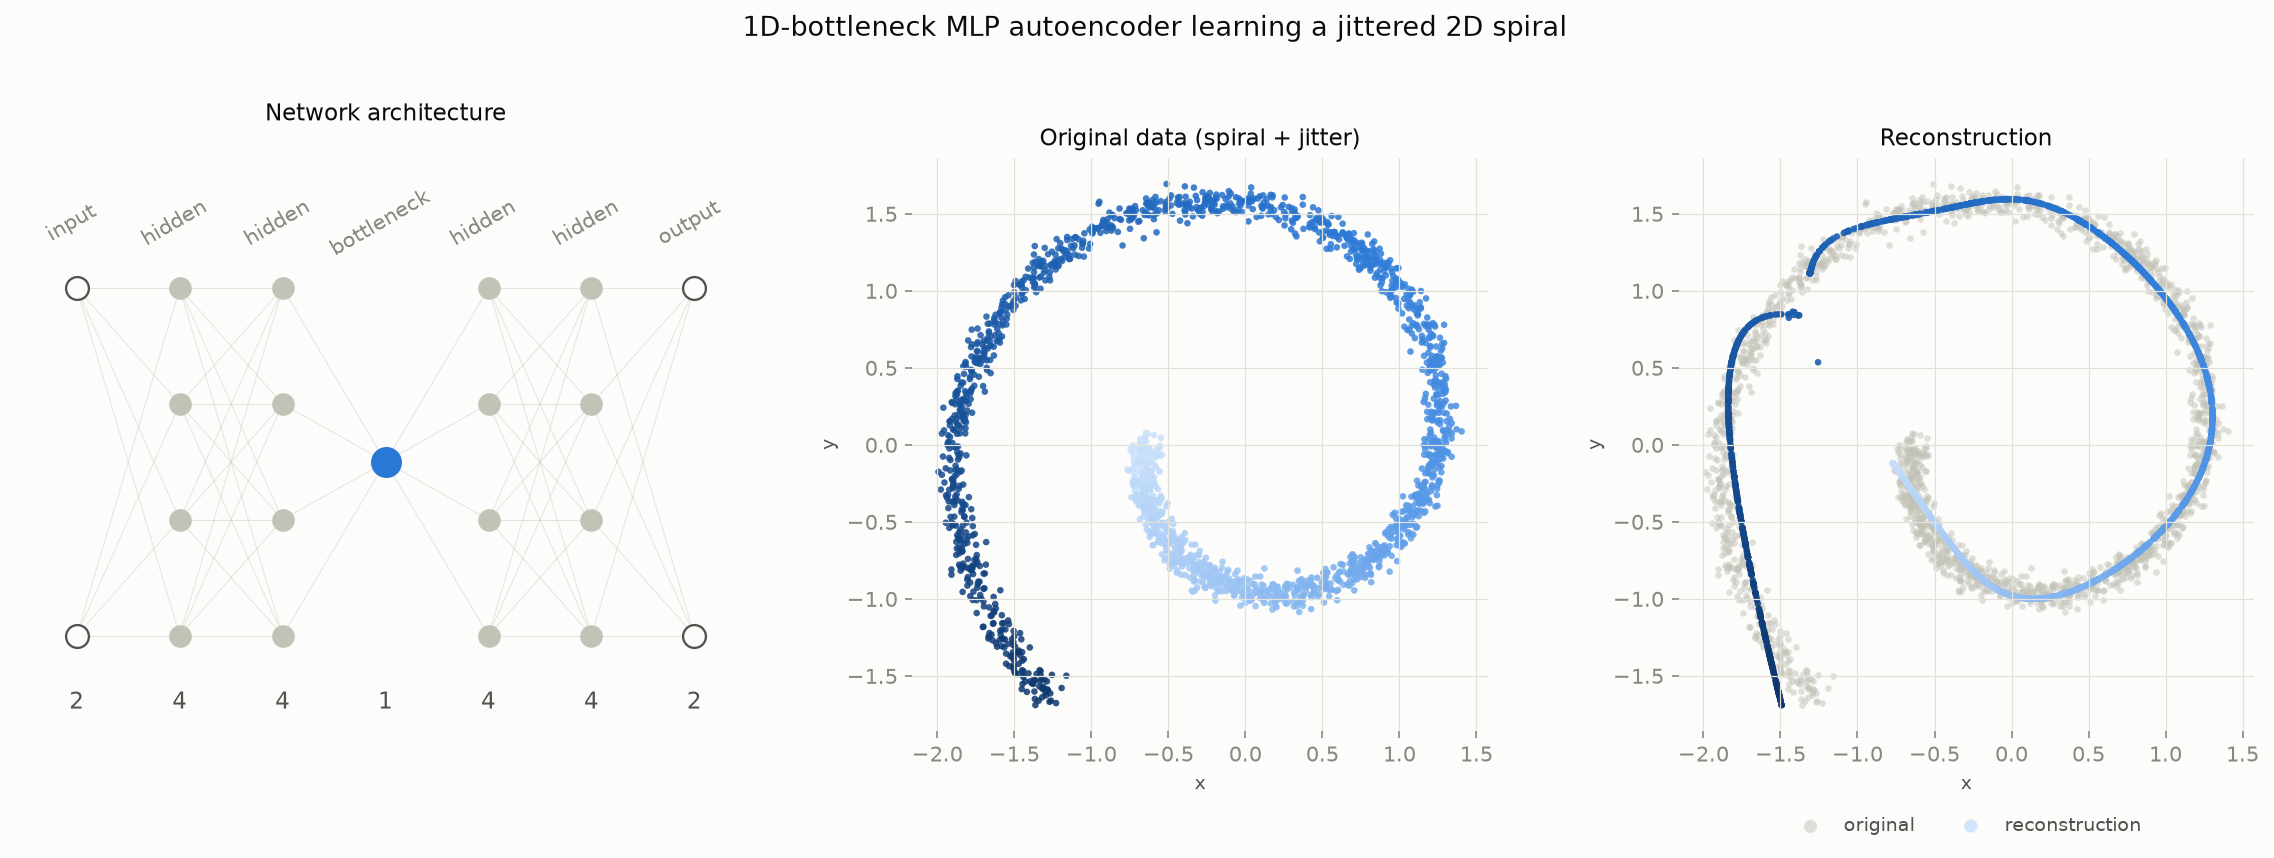

Write the Python code that produced this figure.
"""MLP autoencoder with a 1D bottleneck, trained on a jittered 2D spiral.

Visualizes:
  1. the original (jittered) spiral data
  2. the autoencoder's reconstruction of that data
"""

import numpy as np
import torch
from torch import nn
import matplotlib.pyplot as plt
from matplotlib.colors import LinearSegmentedColormap

# ----------------------------------------------------------------------
# Style: chart chrome + a single-hue sequential ramp (blue, light->dark)
# and the series-1 blue, per the project's data-viz palette.
# ----------------------------------------------------------------------
SURFACE = "#fcfcfb"
INK_PRIMARY = "#0b0b0b"
INK_SECONDARY = "#52514e"
INK_MUTED = "#898781"
GRIDLINE = "#e1e0d9"
BASELINE = "#c3c2b7"
SERIES_BLUE = "#2a78d6"

SEQUENTIAL_BLUE = LinearSegmentedColormap.from_list(
    "sequential_blue",
    ["#cde2fb", "#9ec5f4", "#5598e7", "#2a78d6", "#1c5cab", "#0d366b"],
)

plt.rcParams.update(
    {
        "figure.facecolor": SURFACE,
        "axes.facecolor": SURFACE,
        "axes.edgecolor": BASELINE,
        "axes.labelcolor": INK_SECONDARY,
        "text.color": INK_PRIMARY,
        "xtick.color": INK_MUTED,
        "ytick.color": INK_MUTED,
        "grid.color": GRIDLINE,
        "font.family": "sans-serif",
        "font.size": 10,
    }
)

# ----------------------------------------------------------------------
# 1. Data: a jittered 2D spiral
# ----------------------------------------------------------------------
rng = np.random.default_rng(0)

N = 2000
T_MIN, T_MAX = 1.0 * np.pi, 3.3 * np.pi
A = 0.2
JITTER_STD = 0.05

t = rng.uniform(T_MIN, T_MAX, size=N)
t.sort()
x_clean = A * t * np.cos(t)
y_clean = A * t * np.sin(t)
x = x_clean + rng.normal(0, JITTER_STD, size=N)
y = y_clean + rng.normal(0, JITTER_STD, size=N)
data = np.stack([x, y], axis=1)

# normalize using the training data's statistics
mean = data.mean(axis=0)
std = data.std(axis=0)
data_n = (data - mean) / std

data_t = torch.tensor(data_n, dtype=torch.float32)


# ----------------------------------------------------------------------
# 2. Model: MLP autoencoder, bottleneck width 1
# ----------------------------------------------------------------------
HIDDEN_WIDTH = 4

class Autoencoder(nn.Module):
    def __init__(self):
        super().__init__()
        self.encoder = nn.Sequential(
            nn.Linear(2, HIDDEN_WIDTH),
            nn.Tanh(),
            nn.Linear(HIDDEN_WIDTH, HIDDEN_WIDTH),
            nn.Tanh(),
            nn.Linear(HIDDEN_WIDTH, 1),
        )
        self.decoder = nn.Sequential(
            nn.Linear(1, HIDDEN_WIDTH),
            nn.Tanh(),
            nn.Linear(HIDDEN_WIDTH, HIDDEN_WIDTH),
            nn.Tanh(),
            nn.Linear(HIDDEN_WIDTH, 2),
        )

    def forward(self, x):
        z = self.encoder(x)
        return self.decoder(z), z


torch.manual_seed(0)
model = Autoencoder()
optimizer = torch.optim.Adam(model.parameters(), lr=3e-3, weight_decay=3e-5)
scheduler = torch.optim.lr_scheduler.CosineAnnealingLR(optimizer, T_max=12000, eta_min=1e-5)
loss_fn = nn.MSELoss()

EPOCHS = 12000
for epoch in range(EPOCHS):
    optimizer.zero_grad()
    recon, _ = model(data_t)
    loss = loss_fn(recon, data_t)
    loss.backward()
    optimizer.step()
    scheduler.step()
    if epoch % 2000 == 0 or epoch == EPOCHS - 1:
        print(f"epoch {epoch:5d}  mse {loss.item():.5f}")

# ----------------------------------------------------------------------
# 3. Evaluate: reconstruct the data
# ----------------------------------------------------------------------
model.eval()
with torch.no_grad():
    recon_n, z_data = model(data_t)

recon = recon_n.numpy() * std + mean

# ----------------------------------------------------------------------
# 4. Visualize
# ----------------------------------------------------------------------
def draw_network_diagram(ax, layer_sizes, max_nodes=6):
    """Schematic of a fully-connected MLP. Layers wider than max_nodes are
    drawn with a capped number of nodes (the true width is labeled below)
    so the diagram stays legible."""
    n_layers = len(layer_sizes)
    bottleneck_idx = int(np.argmin(layer_sizes))
    xs = np.linspace(0.0, 1.0, n_layers)

    node_positions = []
    for n in layer_sizes:
        shown = min(n, max_nodes)
        ys = np.linspace(-1, 1, shown) if shown > 1 else np.array([0.0])
        node_positions.append(ys)

    # connections, drawn first so nodes sit on top
    for li in range(n_layers - 1):
        for y0 in node_positions[li]:
            for y1 in node_positions[li + 1]:
                ax.plot(
                    [xs[li], xs[li + 1]], [y0, y1],
                    color=BASELINE, linewidth=0.5, alpha=0.4, zorder=1,
                )

    for li, n in enumerate(layer_sizes):
        is_bottleneck = li == bottleneck_idx
        is_endpoint = li in (0, n_layers - 1)
        if is_bottleneck:
            face, edge, size = SERIES_BLUE, SERIES_BLUE, 190
        elif is_endpoint:
            face, edge, size = SURFACE, INK_SECONDARY, 120
        else:
            face, edge, size = BASELINE, BASELINE, 95
        ys = node_positions[li]
        ax.scatter(
            np.full_like(ys, xs[li]), ys, s=size, facecolor=face,
            edgecolor=edge, linewidths=1.1, zorder=2,
        )
        ax.text(
            xs[li], -1.32, str(n), ha="center", va="top", fontsize=11,
            color=INK_SECONDARY,
        )

    role_labels = ["input", "hidden", "hidden", "bottleneck", "hidden", "hidden", "output"]
    for li, role in enumerate(role_labels[:n_layers]):
        ax.text(
            xs[li], 1.32, role, ha="center", va="bottom", fontsize=10,
            color=INK_MUTED, rotation=30, rotation_mode="anchor",
        )

    ax.set_xlim(-0.1, 1.1)
    ax.set_ylim(-1.55, 1.75)
    ax.axis("off")


fig, axes = plt.subplots(1, 3, figsize=(15.5, 5.2), gridspec_kw={"width_ratios": [1.15, 1, 1]})
ax_net, ax_orig, ax_recon = axes

draw_network_diagram(
    ax_net, layer_sizes=[2, HIDDEN_WIDTH, HIDDEN_WIDTH, 1, HIDDEN_WIDTH, HIDDEN_WIDTH, 2]
)
ax_net.set_title("Network architecture", color=INK_PRIMARY, fontsize=11, pad=18)

t_norm = (t - T_MIN) / (T_MAX - T_MIN)

# Panel 1: original jittered data, colored by position along the spiral
ax_orig.scatter(
    data[:, 0], data[:, 1], c=t_norm, cmap=SEQUENTIAL_BLUE, s=10, alpha=0.85,
    linewidths=0,
)
ax_orig.set_title("Original data (spiral + jitter)", color=INK_PRIMARY, fontsize=11)

# Panel 2: original (faint reference) + reconstruction, same color encoding
ax_recon.scatter(
    data[:, 0], data[:, 1], c=BASELINE, s=10, alpha=0.5, linewidths=0,
    label="original",
)
ax_recon.scatter(
    recon[:, 0], recon[:, 1], c=t_norm, cmap=SEQUENTIAL_BLUE, s=10, alpha=0.9,
    linewidths=0, label="reconstruction",
)
ax_recon.set_title("Reconstruction", color=INK_PRIMARY, fontsize=11)
ax_recon.legend(
    loc="upper center", bbox_to_anchor=(0.5, -0.12), ncol=2, frameon=False,
    fontsize=9, labelcolor=INK_SECONDARY, markerscale=2,
)

for ax in (ax_orig, ax_recon):
    ax.set_xlabel("x", fontsize=9)
    ax.set_ylabel("y", fontsize=9)
    ax.set_aspect("equal")
    ax.grid(True, linewidth=0.6)
    for spine in ax.spines.values():
        spine.set_visible(False)

fig.suptitle(
    "1D-bottleneck MLP autoencoder learning a jittered 2D spiral",
    color=INK_PRIMARY, fontsize=13, y=1.02,
)
fig.tight_layout()
fig.savefig("autoencoder_spiral.png", dpi=150, bbox_inches="tight")
print("saved autoencoder_spiral.png")
plt.show()
